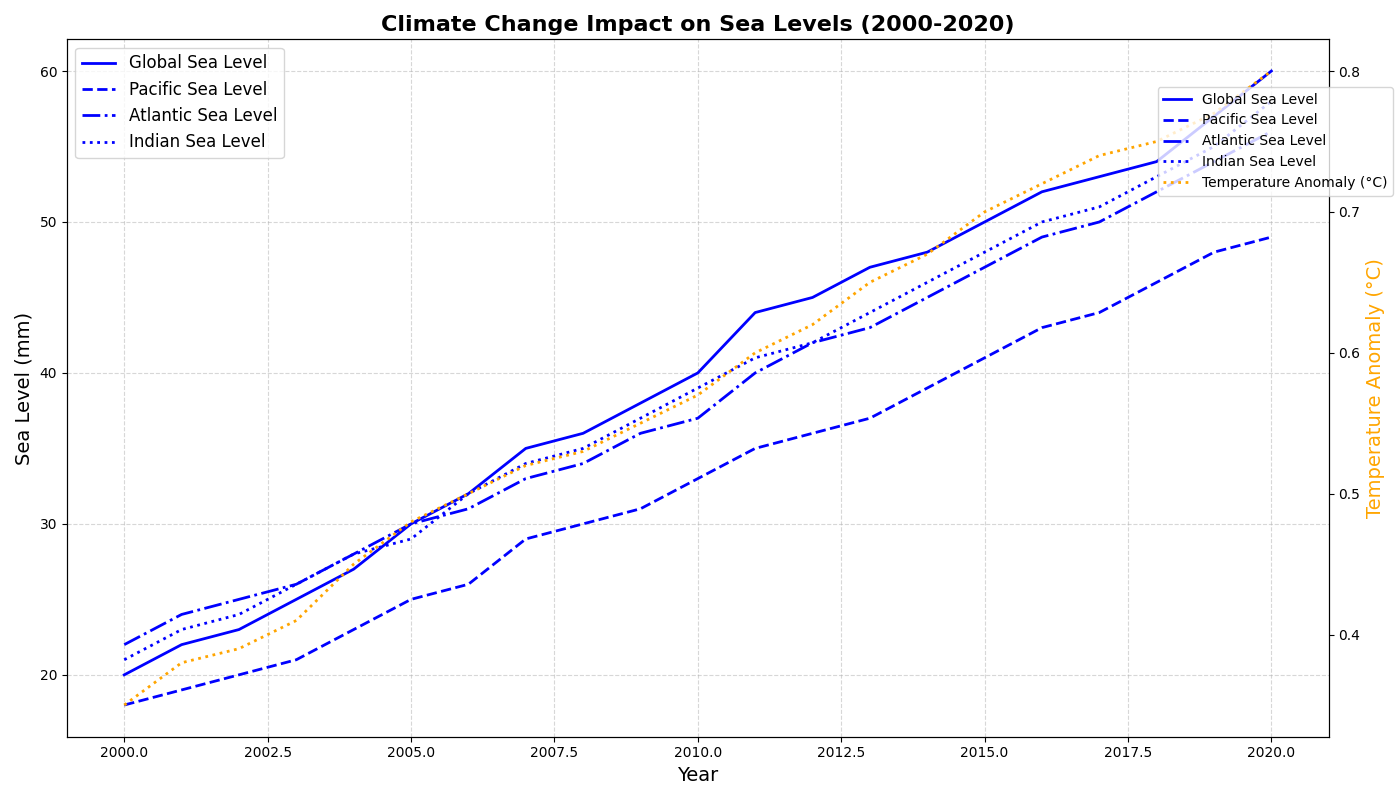

Reproduce this figure in Python.
import numpy as np
import matplotlib.pyplot as plt

years = np.arange(2000, 2021)

sea_levels_global = np.array([20, 22, 23, 25, 27, 30, 32, 35, 36, 38, 40, 44, 45, 47, 48, 50, 52, 53, 54, 57, 60])
sea_levels_pacific = np.array([18, 19, 20, 21, 23, 25, 26, 29, 30, 31, 33, 35, 36, 37, 39, 41, 43, 44, 46, 48, 49])
sea_levels_atlantic = np.array([22, 24, 25, 26, 28, 30, 31, 33, 34, 36, 37, 40, 42, 43, 45, 47, 49, 50, 52, 54, 56])
sea_levels_indian = np.array([21, 23, 24, 26, 28, 29, 32, 34, 35, 37, 39, 41, 42, 44, 46, 48, 50, 51, 53, 55, 58])  # new data

temp_anomaly = np.array([0.35, 0.38, 0.39, 0.41, 0.45, 0.48, 0.50, 0.52, 0.53, 0.55, 0.57, 0.60, 0.62, 0.65, 0.67, 0.70, 0.72, 0.74, 0.75, 0.77, 0.80])

fig, ax1 = plt.subplots(figsize=(14, 8))

common_color = 'blue'

ax1.plot(years, sea_levels_global, color=common_color, label='Global Sea Level', linewidth=2)
ax1.plot(years, sea_levels_pacific, color=common_color, linestyle='--', label='Pacific Sea Level', linewidth=2)
ax1.plot(years, sea_levels_atlantic, color=common_color, linestyle='-.', label='Atlantic Sea Level', linewidth=2)
ax1.plot(years, sea_levels_indian, color=common_color, linestyle=':', label='Indian Sea Level', linewidth=2)  # new plot line

ax1.set_title('Climate Change Impact on Sea Levels (2000-2020)', fontsize=16, weight='bold')
ax1.set_xlabel('Year', fontsize=14)
ax1.set_ylabel('Sea Level (mm)', fontsize=14)
ax1.grid(True, linestyle='--', alpha=0.5)
ax1.legend(loc='upper left', fontsize=12)

ax2 = ax1.twinx()
ax2.plot(years, temp_anomaly, color='orange', linestyle=':', label='Temperature Anomaly (°C)', linewidth=2)
ax2.set_ylabel('Temperature Anomaly (°C)', fontsize=14, color='orange')

fig.tight_layout()
fig.legend(loc='upper right', fontsize=10, bbox_to_anchor=(1, 0.9))

plt.show()
